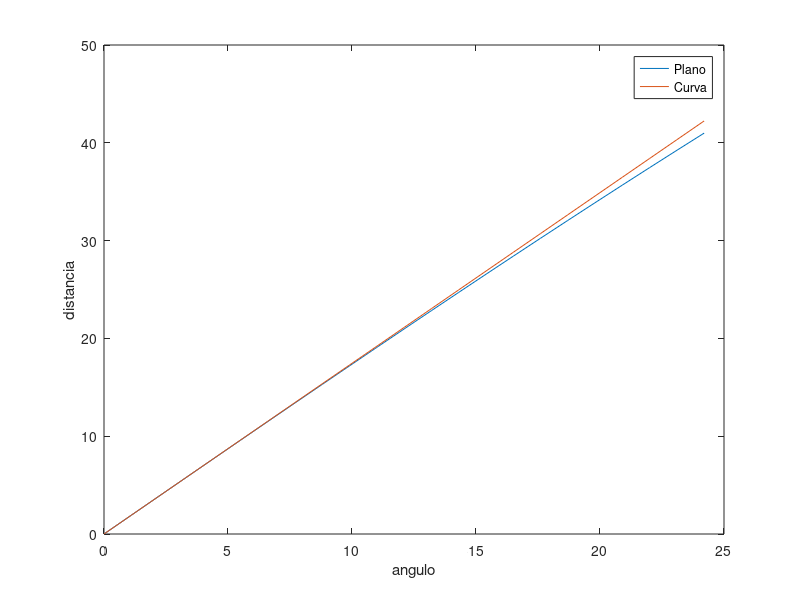
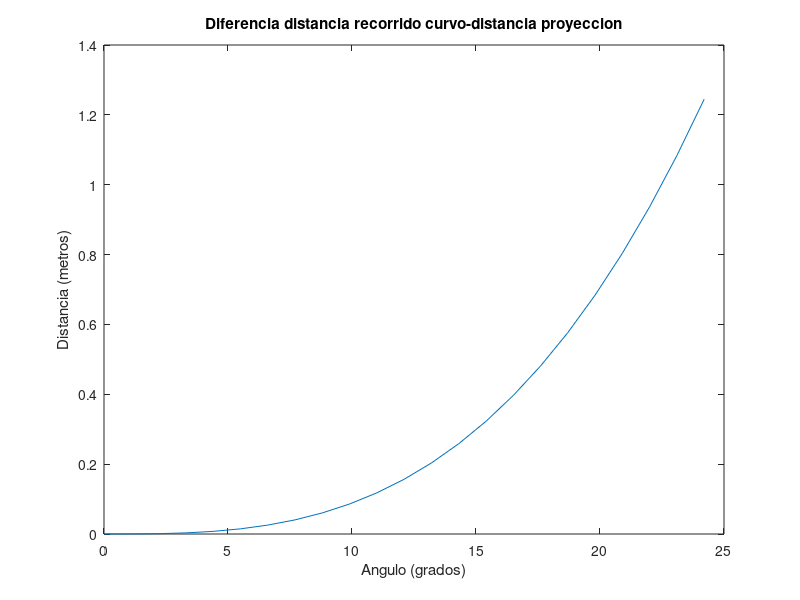

MATLAB code for these plots, in order:
close all
clear all
angulo=0:1.1:25; % en grados
radio=100; % en cm y representa la altura del centro de masa
displaz=radio*sin(angulo*pi/180); % desplazamiento en el plano , proyeccion
displazR=2*pi*radio*angulo/360; % desplazamiento sobre la curva 
dif=displazR-displaz; % diferencia, que aumenta a medida que aumenta el angulo
plot(angulo,displaz),hold on,plot(angulo,displazR)
xlabel('angulo'), ylabel('distancia')
legend('Plano', 'Curva')
figure, plot(angulo,dif)
title('Diferencia distancia recorrido curvo-distancia proyeccion'), xlabel('Angulo (grados)'), ylabel('Distancia (metros)')